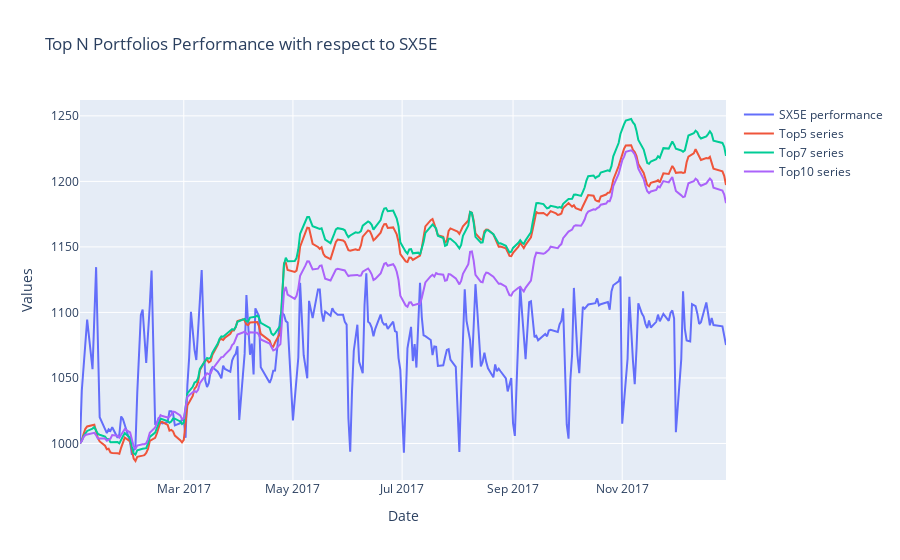

The notebook cell saved with this chart:
### Code cell
plot_portfolios(portfolios_ret_CNN_LSTM, test_index_ret)

### Figure 1 — Plotly figure (JSON) as saved in the notebook; plotly's stock layout.template omitted (floating-point values rounded to 4 significant figures; data arrays with more than 128 entries replaced by an {"elided": "..."} marker saying what was removed)
{"data": [{"mode": "lines", "name": "SX5E performance", "type": "scatter", "x": {"elided": "251 str values"}, "y": {"elided": "251 float values"}}, {"mode": "lines", "name": "Top5 series", "type": "scatter", "x": {"elided": "254 str values"}, "y": {"elided": "254 float values"}}, {"mode": "lines", "name": "Top7 series", "type": "scatter", "x": {"elided": "254 str values"}, "y": {"elided": "254 float values"}}, {"mode": "lines", "name": "Top10 series", "type": "scatter", "x": {"elided": "254 str values"}, "y": {"elided": "254 float values"}}], "layout": {"title": {"text": "Top N Portfolios Performance with respect to SX5E"}, "xaxis": {"title": {"text": "Date"}}, "yaxis": {"title": {"text": "Values"}}}}
